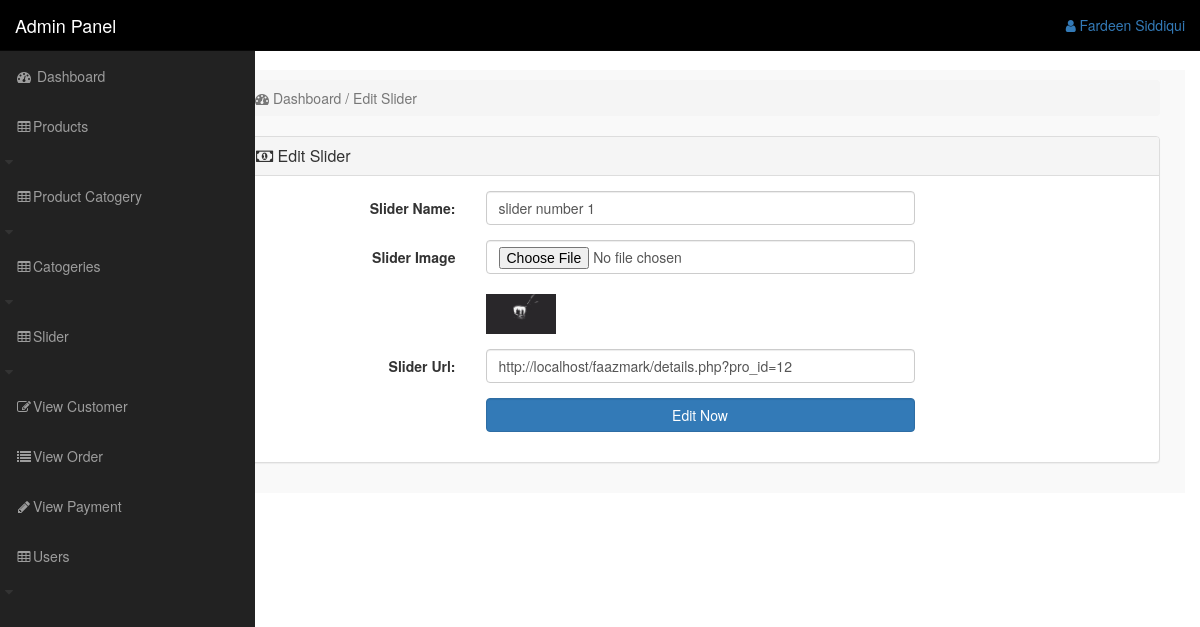
The page /admin_area/index.php?e_s=1 (signed in) on the database its author committed.
### tables this page shows
CREATE TABLE `slider` (
  `id` int(10) NOT NULL,
  `slider_name` varchar(255) NOT NULL,
  `slider_image` text NOT NULL,
  `slider_url` varchar(255) NOT NULL
);

### admin_area/e_s.php (the view, shortened to what this page needs)
<?php
    if(!isset($_SESSION['admin_email'])){
        echo "<script>window.open('login.php','_self')</script>";
    }else{
?>
<?php
    if(isset($_GET['e_s'])){
        $edit_id = $_GET['e_s'];
        $get_s = "select * from slider where id='$edit_id'";
        $run_edit = mysqli_query($con,$get_s);
        $row_edit = mysqli_fetch_array($run_edit);
        $slider_name = $row_edit['slider_name'];
        $slider_image = $row_edit['slider_image'];
        $slider_url = $row_edit['slider_url'];
    }
?>
    <div class="row">
        <div class="col-lg-12">
            <ol class="breadcrumb">
                <li class="active">
                    <i class="fa fa-dashboard"></i> Dashboard / Edit Slider
                </li>
            </ol>
        </div>
    </div>
    <div class="row">
        <div class="col-lg-12">
            <div class="panel panel-default">
                <div class="panel-heading">
                    <h3 class="panel-title">
                        <i class="fa fa-money fa-w"></i> Edit Slider
                    </h3>
                </div>
                <div class="panel-body">
                <form action="" class="form-horizontal" method="post" enctype="multipart/form-data">
                    <div class="form-group">
                        <label for="" class="col-md-3 control-label">Slider Name:</label>
                        <div class="col-md-6">
                            <input type="text" class="form-control" name="s_name" value="<?php echo $slider_name; ?> ">
                        </div>
                    </div>
                    <div class="form-group">
                        <label for="" class="col-md-3 control-label">Slider Image</label>
                        <div class="col-md-6">
                            <input type="file" class="form-control" name="s_image" >
                            <br>
                            <img src="slider_images/<?php echo $slider_image; ?>" width="70" height="70" class="img-responsive">
                        </div>
                    </div>
                    <div class="form-group">
                        <label for="" class="col-md-3 control-label">Slider Url:</label>
                        <div class="col-md-6">
                            <input type="text" class="form-control" name="s_url" value="<?php echo $slider_url; ?> ">
                        </div>
                    </div>
                    <div class="form-group">
                        <label for="" class="col-md-3 control-label"></label>
                        <div class="col-md-6">
                            <input type="submit" class="btn btn-primary form-control" name="update" value="Edit Now">
                        </div>
                    </div>
                </form>
                </div>
            </div>
        </div>
    </div>
<?php } ?>

### admin_area/includes/sidebar.php (shortened to what this page needs)
<?php
     if(!isset($_SESSION['admin_email'])){
        echo "<script>window.open('login.php','_self')</script>";
    }else{
?>
<nav class="navbar navbar-inverse navbar-fixed-top" style="background:black">
    <div class="navbar-header">
        <a href="index.php?dashboard" class="navbar-brand">Admin Panel</a>
    </div>
    <ul class="nav navbar-right top-nav">
        <li class="dropdown">
            <a href="#" class="dropdown-toggle" data-toggle="dropdown">
                <i class="fa fa-user"></i> <?php echo $admin_name ?>
            </a>
        </li>
    </ul>
    <div class="collapse navbar-collapse navbar-exl-collapse">
        <ul class="nav navbar-nav side-nav">
            <li>
                <a href="index.php?dashboard">
                    <i class="fa fa-fw fa-dashboard"></i> Dashboard
                </a>
            </li>
            <li>
                <a href="#" data-toggle="collapse" data-target="#products">
                    <i class="fa fa-fw fa-table"></i>Products </a>
                    <i class="fa fa-fw fa-caret-down"></i>
            </li>
            <li>
                <a href="#" data-toggle="collapse" data-target="#product_cat">
                    <i class="fa fa-fw fa-table"></i>Product Catogery</a>
                    <i class="fa fa-fw fa-caret-down"></i>
            </li>
            <li>
                <a href="#" data-toggle="collapse" data-target="#categories">
                    <i class="fa fa-fw fa-table"></i>Catogeries </a>
                    <i class="fa fa-fw fa-caret-down"></i>
            </li>
            <li>
                <a href="#" data-toggle="collapse" data-target="#slider">
                    <i class="fa fa-fw fa-table"></i>Slider </a>
                    <i class="fa fa-fw fa-caret-down"></i>
            </li>
            <li>
                <a href="index.php?view_customer">
                    <i class="fa fa-fw fa-edit"></i>View Customer
                </a>
            </li>
            <li>
                <a href="index.php?view_order">
                    <i class="fa fa-fw fa-list"></i>View Order
                </a>
            </li>
            <li>
                <a href="index.php?view_payment">
                    <i class="fa fa-fw fa-pencil"></i>View Payment
                </a>
            </li>
            <li>
                <a href="#" data-toggle="collapse" data-target="#users">
                    <i class="fa fa-fw fa-table"></i>Users </a>
                    <i class="fa fa-fw fa-caret-down"></i>
            </li>
        </ul>
    </div>
</nav>
    <?php } ?>

### admin_area/css/style.css (style rules this page uses)
body { margin-top: 70px; }
.top-nav { padding: 0 15px; }
.top-nav>li>a { padding-top: 15px; padding-bottom: 15px; line-height: 20px; }
@media (min-width : 768px) { .side-nav { position: fixed; top: 51px; width: 255px; border-radius: 0; overflow-y: auto; background-color: #222; bottom: 0; overflow-x: hidden; padding-bottom: 40px; } }
@media (min-width : 768px) { .side-nav>li>a { width: 255px; } }

### rows shown on the page
slider: s_name "slider number 1", slider_image (picture), s_url "http://localhost/faazmark/details.php?pro_id=12"

### other values the page prints
$admin_name "Fardeen Siddiqui"
